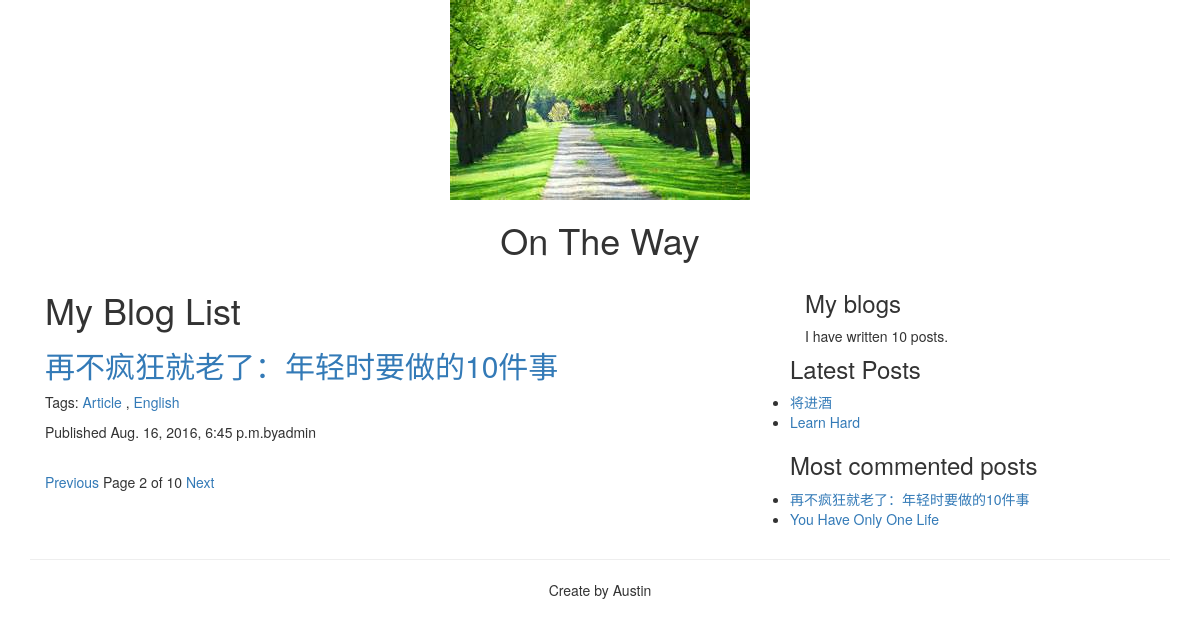
Screenshot of /blog/?page=2 with the database file from the repository.
### blog/models.py (models this page shows, shortened)
class Post(models.Model):
    STATUS_CHOICE = (("draft", "DRAFT"), ("published", "PUBLISHED"),)
    title = models.CharField(max_length=250)
    slug = models.SlugField(max_length=250, unique_for_date="published")
    author = models.ForeignKey(User, related_name="blog_posts")
    body = models.TextField()
    published = models.DateTimeField(default=timezone.now)
    created = models.DateTimeField(auto_now_add=True)
    updated = models.DateTimeField(auto_now=True)
    status = models.CharField(max_length=10, choices=STATUS_CHOICE, default="draft")
    tags = TaggableManager()
    def get_absolute_url(self):
        return reverse('blog:post_detail', args=[self.published.year, self.published.strftime('%m'), self.published.strftime('%d'), self.slug])
    class Mate:
        ordering = ("-published",)

### blog/views.py (the view)
# urls.py: url(r'^tag/(?P<tag_slug>[-\w]+)/$', views.post_list, name='post_list_tag'),
def post_list(request, tag_slug=None):
    object_list = Post.objects.filter(status="published")
    tag = None
    if tag_slug:
        tag = get_object_or_404(Tag, slug=tag_slug)
        object_list = object_list.filter(tags__in=[tag])
    paginator = Paginator(object_list, 1)
    page = request.GET.get('page')
    try:
        current_page = paginator.page(page)
        posts = current_page.object_list
    except PageNotAnInteger:
        current_page = paginator.page(1)
        posts = current_page.object_list
    except EmptyPage:
        current_page = paginator.page(paginator.num_pages)
        posts = current_page.object_list
    return render(request, 'blog/post/list.html', {'posts':posts, "page":current_page, "tag": tag})

### blog/templatetags/blog_tags.py (called while the page is built)
@register.simple_tag
def total_posts():
	return Post.objects.filter(status="published").count()

@register.inclusion_tag('blog/post/latest_posts.html')
def latest_posts(count):
    posts = Post.objects.filter(status="published").order_by("-published")[:count]
    return {'latest_posts':posts}

@register.simple_tag
def most_commented_posts(count=2):
	all_post = Post.objects.filter(status="published")
	most_comments = all_post.annotate(total_comments=Count("comments")).order_by("-total_comments")[:count]
	return most_comments

### blog/templates/blog/post/list.html (shortened to what this page needs)
{% extends "blog/base.html" %}
{% load blog_tags %}
{% block content %}
<article class="col-xs-12 col-md-8">
<h1>My Blog List</h1>
  {% for post in posts %}
  <h2><a href="{{ post.get_absolute_url }}">{{ post.title }}</a></h2>
  <p>
	Tags:
	  {% for tag in post.tags.all %}
	    <a href="{% url 'blog:post_list_tag' tag.slug %}">{{ tag.name }}</a>
	    {% if not forloop.last %}, {% endif %}
	  {% endfor %}
  </p>
  <p>Published {{ post.published }}by{{ post.author }}</p>
  {% endfor %}
  {% include 'blog/post/pagination.html' %}
</article>
<aside class="col-xs-6 col-md-4">
  <h3>My blogs</h3>
  <p>I have written {% total_posts %} posts.</p>
</aside>
<h3>Latest Posts</h3>
{% latest_posts 2 %}
<h3>Most commented posts</h3>
{% most_commented_posts as comments %}
<ul>
  {% for post in comments %}
  <li><a href="{{ post.get_absolute_url }}">{{ post.title }}</a></li>
  {% endfor %}
 </ul>
{% endblock %}

### blog/templates/blog/post/latest_posts.html
<ul>
  {% for post in latest_posts %}
  <li><a href="{{ post.get_absolute_url }}">{{ post.title }}</a></li>
  {% endfor %}
 </ul>

### rows the page displays
Post: title "再不疯狂就老了：年轻时要做的10件事", published "Aug. 16, 2016, 6:45 p.m.", author "admin"
Tag: name "Article"
Tag: name "English"
Post: title "将进酒"
Post: title "Learn Hard"
Post: title "You Have Only One Life"

### other values shown
{{ page.number }} "2"
{{ page.paginator.num_pages }} "10"
